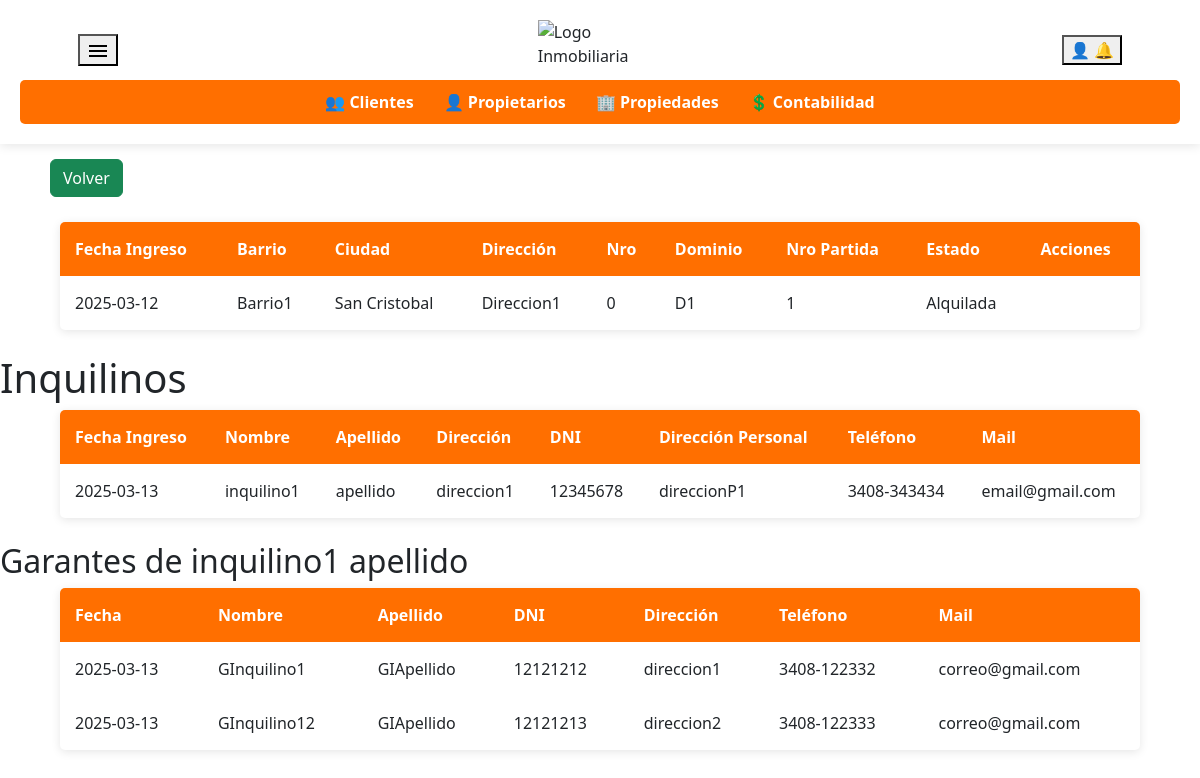
The page /ver_propiedad.php?id=2 on the database its author committed.
### tables this page shows
CREATE TABLE `propiedades` (
  `PropiedadID` int(11) NOT NULL,
  `Fecha` date NOT NULL,
  `Barrio` varchar(100) NOT NULL,
  `Ciudad` varchar(100) NOT NULL,
  `Direccion` varchar(100) NOT NULL,
  `Nro` varchar(20) DEFAULT NULL,
  `Dominio` varchar(50) DEFAULT NULL,
  `NroPartida` varchar(50) DEFAULT NULL,
  `Estado` enum('Alquilada','En Venta') NOT NULL,
  `ClienteID` int(11) DEFAULT NULL
);

CREATE TABLE `inquilinos` (
  `InquilinoID` int(11) NOT NULL,
  `Fecha` date DEFAULT NULL,
  `Nombre` varchar(50) NOT NULL,
  `Apellido` varchar(50) NOT NULL,
  `Direccion` varchar(100) NOT NULL,
  `DNI` varchar(20) NOT NULL,
  `DireccionPersonal` varchar(100) DEFAULT NULL,
  `Telefono` varchar(20) DEFAULT NULL,
  `Mail` varchar(100) DEFAULT NULL,
  `ClienteID` int(11) DEFAULT NULL,
  `PropiedadID` int(11) DEFAULT NULL
);

CREATE TABLE `garantesinquilinos` (
  `GaranteInquilinoID` int(11) NOT NULL,
  `Fecha` date NOT NULL,
  `Nombre` varchar(50) NOT NULL,
  `Apellido` varchar(50) NOT NULL,
  `Direccion` varchar(100) NOT NULL,
  `DNI` varchar(20) NOT NULL,
  `DireccionPersonal` varchar(100) DEFAULT NULL,
  `Telefono` varchar(20) DEFAULT NULL,
  `Mail` varchar(100) DEFAULT NULL,
  `InquilinoID` int(11) DEFAULT NULL
);

### ver_propiedad.php (the view, shortened to what this page needs)
<?php
include 'conexion.php';
if (isset($_GET['id'])) {
    $propiedadID = $_GET['id'];
    $sql = "SELECT * FROM propiedades WHERE PropiedadID = ?";
    $stmt = mysqli_prepare($conn, $sql);
    mysqli_stmt_bind_param($stmt, "i", $propiedadID);
    mysqli_stmt_execute($stmt);
    $result = mysqli_stmt_get_result($stmt);
    if (mysqli_num_rows($result) > 0) {
        $propiedad = mysqli_fetch_assoc($result);
    } else {
        echo "Propiedad no encontrada.";
        exit;
    }
    $sql_inquilinos = "SELECT i.* FROM inquilinos i WHERE i.PropiedadID = ?";
    $stmt_inquilinos = mysqli_prepare($conn, $sql_inquilinos);
    mysqli_stmt_bind_param($stmt_inquilinos, "i", $propiedadID);
    mysqli_stmt_execute($stmt_inquilinos);
    $result_inquilinos = mysqli_stmt_get_result($stmt_inquilinos);
    $inquilinos = [];
    if (mysqli_num_rows($result_inquilinos) > 0) {
        while ($inquilino = mysqli_fetch_assoc($result_inquilinos)) {
            $inquilinos[] = $inquilino;
        }
    }
    foreach ($inquilinos as &$inquilino) {
        $sql_garantes = "SELECT g.* FROM garantesinquilinos g WHERE g.InquilinoID = ?";
        $stmt_garantes = mysqli_prepare($conn, $sql_garantes);
        mysqli_stmt_bind_param($stmt_garantes, "i", $inquilino['InquilinoID']);
        mysqli_stmt_execute($stmt_garantes);
        $result_garantes = mysqli_stmt_get_result($stmt_garantes);
    }
} else {
    echo "ID de propiedad no proporcionado.";
    exit;
}
?>
<!DOCTYPE html>
<html lang="es">
<head>
    <link rel="stylesheet" href="https://cdnjs.cloudflare.com/ajax/libs/font-awesome/6.0.0/css/all.min.css">
    <link rel="stylesheet" href="styles.css">
    <link href="https://cdn.jsdelivr.net/npm/bootstrap@5.3.3/dist/css/bootstrap.min.css" rel="stylesheet">
    <link rel="stylesheet" href="//cdn.datatables.net/2.2.2/css/dataTables.dataTables.min.css">
</head>
<body>
    <header>
        <div class="header-content">
            <div class="dropdown">
                <button type="button" data-bs-toggle="dropdown" aria-expanded="false">
                    <svg xmlns="http://www.w3.org/2000/svg" height="24px" viewBox="0 -960 960 960" width="24px" fill="#000000">
                        <path d="M120-240v-80h720v80H120Zm0-200v-80h720v80H120Zm0-200v-80h720v80H120Z"/>
                    </svg>
            </button>
            </div>
            <img src="logo2.png" alt="Logo Inmobiliaria" class="logo">
            <div>
                <div class="dropdown">
                    <button type="button" data-bs-toggle="dropdown" aria-expanded="false">
                        👤
                        🔔
                    </button>
            </div>
        </div>
    </div>
        <nav>
            <ul>
                <li><a href="clientes.php">👥 Clientes</a></li>
                <li><a href="propietarios.php">👤 Propietarios</a></li>
                <li><a href="propiedades.php">🏢 Propiedades</a></li>
                <li><a href="contabilidad.php">💲 Contabilidad</a></li>
            </ul>
        </nav>
    </header>
    <main>
        <div class="main">
            <a href="propiedades.php" class="btn btn-success alta-cliente">Volver</a>
        </div>
        <br>
        <table>
            <thead>
                <tr>
                    <th>Fecha Ingreso</th>
                    <th>Barrio</th>
                    <th>Ciudad</th>
                    <th>Dirección</th>
                    <th>Nro</th>
                    <th>Dominio</th>
                    <th>Nro Partida</th>
                    <th>Estado</th>
                    <th>Acciones</th>
                </tr>
            </thead>
            <tbody>
                <tr>
                    <td><?php echo $propiedad['Fecha']; ?></td>
                    <td><?php echo $propiedad['Barrio']; ?></td>
                    <td><?php echo $propiedad['Ciudad']; ?></td>
                    <td><?php echo $propiedad['Direccion']; ?></td>
                    <td><?php echo $propiedad['Nro']; ?></td>
                    <td><?php echo $propiedad['Dominio']; ?></td>
                    <td><?php echo $propiedad['NroPartida']; ?></td>
                    <td><?php echo $propiedad['Estado']; ?></td>
                </tr>
            </tbody>
        </table>
        <h1>Inquilinos</h1>
        <table>
            <thead>
                <tr>
                    <th>Fecha Ingreso</th>
                    <th>Nombre</th>
                    <th>Apellido</th>
                    <th>Dirección</th>
                    <th>DNI</th>
                    <th>Dirección Personal</th>
                    <th>Teléfono</th>
                    <th>Mail</th>
                </tr>
            </thead>
            <tbody>
                <?php if (!empty($inquilinos)): ?>
                    <?php foreach ($inquilinos as $inquilino): ?>
                        <tr>
                            <td><?php echo $inquilino['Fecha']; ?></td>
                            <td><?php echo $inquilino['Nombre']; ?></td>
                            <td><?php echo $inquilino['Apellido']; ?></td>
                            <td><?php echo $inquilino['Direccion']; ?></td>
                            <td><?php echo $inquilino['DNI']; ?></td>
                            <td><?php echo $inquilino['DireccionPersonal']; ?></td>
                            <td><?php echo $inquilino['Telefono']; ?></td>
                            <td><?php echo $inquilino['Mail']; ?></td>
                        </tr>
                    <?php endforeach; ?>
                <?php else: ?>
                    <tr>
                        <td colspan="8">No hay inquilinos asociados</td>
                    </tr>
                <?php endif; ?>
            </tbody>
        </table>
        <?php if (!empty($inquilinos)): ?>
            <?php foreach ($inquilinos as $inquilino): ?>
                <h2>Garantes de <?php echo $inquilino['Nombre'] . ' ' . $inquilino['Apellido']; ?></h2>
                <table>
                    <thead>
                        <tr>
                            <th>Fecha</th>
                            <th>Nombre</th>
                            <th>Apellido</th>
                            <th>DNI</th>
                            <th>Dirección</th>
                            <th>Teléfono</th>
                            <th>Mail</th>
                        </tr>
                    </thead>
                    <tbody>
                        <?php if (!empty($inquilino['garantes'])): ?>
                            <?php foreach ($inquilino['garantes'] as $garante): ?>
                                <tr>
                                    <td><?php echo $garante['Fecha']; ?></td>
                                    <td><?php echo $garante['Nombre']; ?></td>
                                    <td><?php echo $garante['Apellido']; ?></td>
                                    <td><?php echo $garante['DNI']; ?></td>
                                    <td><?php echo $garante['Direccion']; ?></td>
                                    <td><?php echo $garante['Telefono']; ?></td>
                                    <td><?php echo $garante['Mail']; ?></td>
                                </tr>
                            <?php endforeach; ?>
                        <?php else: ?>
                            <tr>
                                <td colspan="6">No hay garantes asociados</td>
                            </tr>
                        <?php endif; ?>
                    </tbody>
                </table>
            <?php endforeach; ?>
        <?php endif; ?>
    </main>
</body>
</html>

### styles.css (style rules this page uses)
body { font-family: Arial, sans-serif; margin: 0; padding: 0; }
header { background-color: #ffffff; display: flex; flex-direction: column; align-items: center; padding: 20px; box-shadow: 0 2px 10px rgba(0, 0, 0, 0.1); }
.header-content { display: flex; align-items: center; justify-content: space-between; width: 90%; max-width: 1200px; }
.logo { height: 10%; width: 10%; margin-top: 0%; margin-bottom: 12px; align-items: center; }
nav { width: 100%; background-color: #ff6f00; padding: 10px 0; border-radius: 5px; }
nav ul { list-style: none; display: flex; justify-content: center; padding: 0; margin: 0; }
nav ul li { margin: 0 15px; }
nav ul li a { text-decoration: none; color: white; font-weight: bold; }
svg { cursor: pointer; }
button { cursor: pointer; }
.main { display: block; }
.alta-cliente { background-color: #00c50a; color: white; border: none; padding: 10px 15px; margin: 50px; margin-top: 15px; margin-bottom: 1px; cursor: pointer; border-radius: 5px; }
table { width: 90%; max-width: 1200px; margin: auto; background: white; border-collapse: collapse; box-shadow: 0 2px 10px rgba(0, 0, 0, 0.1); border-radius: 5px; overflow: hidden; margin-bottom: 2%; }
thead { background-color: #ff6f00; color: white; }
th, td { padding: 15px; text-align: left; border-bottom: 1px solid #ddd; }
th { font-weight: bold; }

### rows shown on the page
propiedades: Fecha "2025-03-12", Barrio "Barrio1", Ciudad "San Cristobal", Direccion "Direccion1", Nro "0", Dominio "D1", NroPartida "1", Estado "Alquilada"
inquilinos: Fecha "2025-03-13", Nombre "inquilino1", Apellido "apellido", Direccion "direccion1", DNI "12345678", DireccionPersonal "direccionP1", Telefono "3408-343434", Mail "email@gmail.com"
garantesinquilinos: Fecha "2025-03-13", Nombre "GInquilino1", Apellido "GIApellido", DNI "12121212", Direccion "direccion1", Telefono "3408-122332", Mail "correo@gmail.com"
garantesinquilinos: Fecha "2025-03-13", Nombre "GInquilino12", Apellido "GIApellido", DNI "12121213", Direccion "direccion2", Telefono "3408-122333", Mail "correo@gmail.com"
